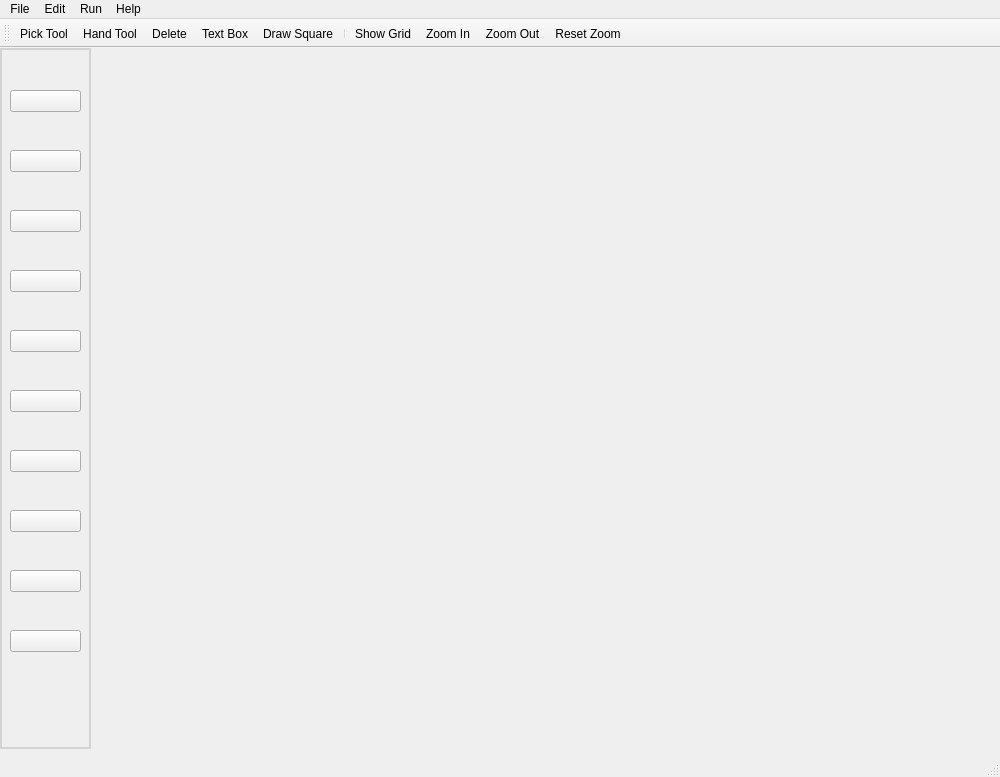
<?xml version="1.0" encoding="UTF-8"?>
<ui version="4.0">
 <class>MainWindow</class>
 <widget class="QMainWindow" name="MainWindow">
  <property name="enabled">
   <bool>true</bool>
  </property>
  <property name="geometry">
   <rect>
    <x>0</x>
    <y>0</y>
    <width>1000</width>
    <height>777</height>
   </rect>
  </property>
  <property name="sizePolicy">
   <sizepolicy hsizetype="Ignored" vsizetype="Preferred">
    <horstretch>0</horstretch>
    <verstretch>0</verstretch>
   </sizepolicy>
  </property>
  <property name="mouseTracking">
   <bool>true</bool>
  </property>
  <property name="windowTitle">
   <string>MainWindow</string>
  </property>
  <property name="autoFillBackground">
   <bool>true</bool>
  </property>
  <widget class="QWidget" name="centralwidget">
   <widget class="QWidget" name="Canvas" native="true">
    <property name="geometry">
     <rect>
      <x>90</x>
      <y>0</y>
      <width>911</width>
      <height>711</height>
     </rect>
    </property>
    <property name="autoFillBackground">
     <bool>true</bool>
    </property>
   </widget>
   <widget class="QFrame" name="ObjectFrame">
    <property name="geometry">
     <rect>
      <x>0</x>
      <y>0</y>
      <width>91</width>
      <height>701</height>
     </rect>
    </property>
    <property name="styleSheet">
     <string notr="true">
QFrame {
   border: 2px solid lightgrey;
}
</string>
    </property>
    <property name="frameShape">
     <enum>QFrame::StyledPanel</enum>
    </property>
    <property name="frameShadow">
     <enum>QFrame::Raised</enum>
    </property>
    <widget class="QWidget" name="verticalLayoutWidget">
     <property name="geometry">
      <rect>
       <x>10</x>
       <y>10</y>
       <width>71</width>
       <height>636</height>
      </rect>
     </property>
     <layout class="QVBoxLayout" name="ObjectLayout">
      <item>
       <widget class="QPushButton" name="Host">
        <property name="text">
         <string/>
        </property>
        <property name="icon">
         <iconset>
          <normaloff>../Icon/host.png</normaloff>../Icon/host.png</iconset>
        </property>
        <property name="iconSize">
         <size>
          <width>50</width>
          <height>50</height>
         </size>
        </property>
        <property name="shortcut">
         <string>H</string>
        </property>
       </widget>
      </item>
      <item>
       <widget class="QPushButton" name="STA">
        <property name="text">
         <string/>
        </property>
        <property name="icon">
         <iconset>
          <normaloff>../Icon/sta.png</normaloff>../Icon/sta.png</iconset>
        </property>
        <property name="iconSize">
         <size>
          <width>50</width>
          <height>50</height>
         </size>
        </property>
        <property name="shortcut">
         <string>H</string>
        </property>
       </widget>
      </item>
      <item>
       <widget class="QPushButton" name="GNB">
        <property name="text">
         <string/>
        </property>
        <property name="icon">
         <iconset>
          <normaloff>../Icon/gNB.png</normaloff>../Icon/gNB.png</iconset>
        </property>
        <property name="iconSize">
         <size>
          <width>50</width>
          <height>50</height>
         </size>
        </property>
        <property name="shortcut">
         <string>H</string>
        </property>
       </widget>
      </item>
      <item>
       <widget class="QPushButton" name="DockerHost">
        <property name="text">
         <string/>
        </property>
        <property name="icon">
         <iconset>
          <normaloff>../Icon/docker.png</normaloff>../Icon/docker.png</iconset>
        </property>
        <property name="iconSize">
         <size>
          <width>50</width>
          <height>50</height>
         </size>
        </property>
        <property name="shortcut">
         <string>H</string>
        </property>
       </widget>
      </item>
      <item>
       <widget class="QPushButton" name="AP">
        <property name="text">
         <string/>
        </property>
        <property name="icon">
         <iconset>
          <normaloff>../Icon/AP.png</normaloff>../Icon/AP.png</iconset>
        </property>
        <property name="iconSize">
         <size>
          <width>50</width>
          <height>50</height>
         </size>
        </property>
        <property name="shortcut">
         <string>H</string>
        </property>
       </widget>
      </item>
      <item>
       <widget class="QPushButton" name="VGcore">
        <property name="text">
         <string/>
        </property>
        <property name="icon">
         <iconset>
          <normaloff>../Icon/5G core.png</normaloff>../Icon/5G core.png</iconset>
        </property>
        <property name="iconSize">
         <size>
          <width>50</width>
          <height>50</height>
         </size>
        </property>
        <property name="shortcut">
         <string>H</string>
        </property>
       </widget>
      </item>
      <item>
       <widget class="QPushButton" name="Router">
        <property name="text">
         <string/>
        </property>
        <property name="icon">
         <iconset>
          <normaloff>../Icon/Router.png</normaloff>../Icon/Router.png</iconset>
        </property>
        <property name="iconSize">
         <size>
          <width>50</width>
          <height>50</height>
         </size>
        </property>
        <property name="shortcut">
         <string>H</string>
        </property>
       </widget>
      </item>
      <item>
       <widget class="QPushButton" name="Switch">
        <property name="text">
         <string/>
        </property>
        <property name="icon">
         <iconset>
          <normaloff>../Icon/switch.png</normaloff>../Icon/switch.png</iconset>
        </property>
        <property name="iconSize">
         <size>
          <width>50</width>
          <height>50</height>
         </size>
        </property>
        <property name="shortcut">
         <string>H</string>
        </property>
       </widget>
      </item>
      <item>
       <widget class="QPushButton" name="LinkCable">
        <property name="text">
         <string/>
        </property>
        <property name="icon">
         <iconset>
          <normaloff>../Icon/link cable.png</normaloff>../Icon/link cable.png</iconset>
        </property>
        <property name="iconSize">
         <size>
          <width>50</width>
          <height>50</height>
         </size>
        </property>
        <property name="shortcut">
         <string>H</string>
        </property>
       </widget>
      </item>
      <item>
       <widget class="QPushButton" name="Controller">
        <property name="text">
         <string/>
        </property>
        <property name="icon">
         <iconset>
          <normaloff>../Icon/controller.png</normaloff>../Icon/controller.png</iconset>
        </property>
        <property name="iconSize">
         <size>
          <width>50</width>
          <height>50</height>
         </size>
        </property>
        <property name="shortcut">
         <string>H</string>
        </property>
       </widget>
      </item>
     </layout>
    </widget>
   </widget>
  </widget>
  <widget class="QMenuBar" name="menubar">
   <property name="geometry">
    <rect>
     <x>0</x>
     <y>0</y>
     <width>1000</width>
     <height>21</height>
    </rect>
   </property>
   <widget class="QMenu" name="menuFile">
    <property name="title">
     <string>File</string>
    </property>
    <addaction name="actionNew"/>
    <addaction name="actionOpen"/>
    <addaction name="actionSave"/>
    <addaction name="actionSave_As"/>
    <addaction name="actionExport_to_Level_2_Script"/>
    <addaction name="separator"/>
    <addaction name="actionQuit"/>
   </widget>
   <widget class="QMenu" name="menuEdit">
    <property name="title">
     <string>Edit</string>
    </property>
    <addaction name="actionCut"/>
    <addaction name="actionPreference"/>
    <addaction name="actionCopy"/>
    <addaction name="actionPaste"/>
   </widget>
   <widget class="QMenu" name="menuRun">
    <property name="title">
     <string>Run</string>
    </property>
    <addaction name="actionRun"/>
    <addaction name="actionStop"/>
   </widget>
   <widget class="QMenu" name="menuHelp">
    <property name="title">
     <string>Help</string>
    </property>
    <addaction name="actionAbout_NetFlux5G"/>
   </widget>
   <addaction name="menuFile"/>
   <addaction name="menuEdit"/>
   <addaction name="menuRun"/>
   <addaction name="menuHelp"/>
  </widget>
  <widget class="QStatusBar" name="statusbar"/>
  <widget class="QToolBar" name="toolBar">
   <property name="enabled">
    <bool>true</bool>
   </property>
   <property name="sizePolicy">
    <sizepolicy hsizetype="Preferred" vsizetype="Fixed">
     <horstretch>0</horstretch>
     <verstretch>0</verstretch>
    </sizepolicy>
   </property>
   <property name="windowTitle">
    <string>toolBar</string>
   </property>
   <property name="layoutDirection">
    <enum>Qt::LeftToRight</enum>
   </property>
   <attribute name="toolBarArea">
    <enum>TopToolBarArea</enum>
   </attribute>
   <attribute name="toolBarBreak">
    <bool>false</bool>
   </attribute>
   <addaction name="actionPickTool"/>
   <addaction name="actionHandTool"/>
   <addaction name="actionDelete"/>
   <addaction name="actionTextBox"/>
   <addaction name="actionDrawSquare"/>
   <addaction name="separator"/>
   <addaction name="actionShowGrid"/>
   <addaction name="actionZoomIn"/>
   <addaction name="actionZoomOut"/>
   <addaction name="actionResetZoom"/>
  </widget>
  <action name="actionNew">
   <property name="text">
    <string>New</string>
   </property>
   <property name="shortcut">
    <string>Ctrl+N</string>
   </property>
  </action>
  <action name="actionOpen">
   <property name="text">
    <string>Open</string>
   </property>
   <property name="shortcut">
    <string>Ctrl+O</string>
   </property>
  </action>
  <action name="actionSave">
   <property name="text">
    <string>Save</string>
   </property>
   <property name="shortcut">
    <string>Ctrl+S</string>
   </property>
  </action>
  <action name="actionExport_to_Level_2_Script">
   <property name="text">
    <string>Export to Level 2 Script</string>
   </property>
  </action>
  <action name="actionQuit">
   <property name="text">
    <string>Quit</string>
   </property>
   <property name="shortcut">
    <string>Ctrl+Q</string>
   </property>
  </action>
  <action name="actionCut">
   <property name="text">
    <string>Cut</string>
   </property>
   <property name="shortcut">
    <string>Ctrl+X</string>
   </property>
  </action>
  <action name="actionPreference">
   <property name="text">
    <string>Preference</string>
   </property>
   <property name="shortcut">
    <string>Ctrl+P</string>
   </property>
  </action>
  <action name="actionRun">
   <property name="text">
    <string>Run</string>
   </property>
   <property name="shortcut">
    <string>Ctrl+R</string>
   </property>
  </action>
  <action name="actionStop">
   <property name="text">
    <string>Stop</string>
   </property>
   <property name="shortcut">
    <string>Ctrl+T</string>
   </property>
  </action>
  <action name="actionAbout_NetFlux5G">
   <property name="text">
    <string>About NetFlux5G</string>
   </property>
  </action>
  <action name="actionCopy">
   <property name="text">
    <string>Copy</string>
   </property>
   <property name="shortcut">
    <string>Ctrl+C</string>
   </property>
  </action>
  <action name="actionPaste">
   <property name="text">
    <string>Paste</string>
   </property>
   <property name="shortcut">
    <string>Ctrl+V</string>
   </property>
  </action>
  <action name="actionSave_As">
   <property name="text">
    <string>Save As</string>
   </property>
   <property name="shortcut">
    <string>Ctrl+Shift+S</string>
   </property>
  </action>
  <action name="actionPickTool">
   <property name="icon">
    <iconset>
     <normaloff>../Icon/cursor.webp</normaloff>../Icon/cursor.webp</iconset>
   </property>
   <property name="text">
    <string>Pick Tool</string>
   </property>
  </action>
  <action name="actionHandTool">
   <property name="icon">
    <iconset>
     <normaloff>../Icon/handTool.png</normaloff>../Icon/handTool.png</iconset>
   </property>
   <property name="text">
    <string>Hand Tool</string>
   </property>
  </action>
  <action name="actionDelete">
   <property name="icon">
    <iconset>
     <normaloff>../Icon/delete.png</normaloff>../Icon/delete.png</iconset>
   </property>
   <property name="text">
    <string>Delete</string>
   </property>
  </action>
  <action name="actionTextBox">
   <property name="icon">
    <iconset>
     <normaloff>../Icon/textBox.png</normaloff>../Icon/textBox.png</iconset>
   </property>
   <property name="text">
    <string>Text Box</string>
   </property>
  </action>
  <action name="actionDrawSquare">
   <property name="icon">
    <iconset>
     <normaloff>../Icon/drawSquare.png</normaloff>../Icon/drawSquare.png</iconset>
   </property>
   <property name="text">
    <string>Draw Square</string>
   </property>
  </action>
  <action name="actionShowGrid">
   <property name="icon">
    <iconset>
     <normaloff>../Icon/grid.png</normaloff>../Icon/grid.png</iconset>
   </property>
   <property name="text">
    <string>Show Grid</string>
   </property>
  </action>
  <action name="actionZoomIn">
   <property name="icon">
    <iconset>
     <normaloff>../Icon/zoomIn.png</normaloff>../Icon/zoomIn.png</iconset>
   </property>
   <property name="text">
    <string>Zoom In</string>
   </property>
  </action>
  <action name="actionZoomOut">
   <property name="icon">
    <iconset>
     <normaloff>../Icon/zoomOut.png</normaloff>../Icon/zoomOut.png</iconset>
   </property>
   <property name="text">
    <string>Zoom Out</string>
   </property>
  </action>
  <action name="actionResetZoom">
   <property name="icon">
    <iconset>
     <normaloff>../Icon/resetZoom.png</normaloff>../Icon/resetZoom.png</iconset>
   </property>
   <property name="text">
    <string>Reset Zoom</string>
   </property>
  </action>
 </widget>
 <resources/>
 <connections/>
</ui>
